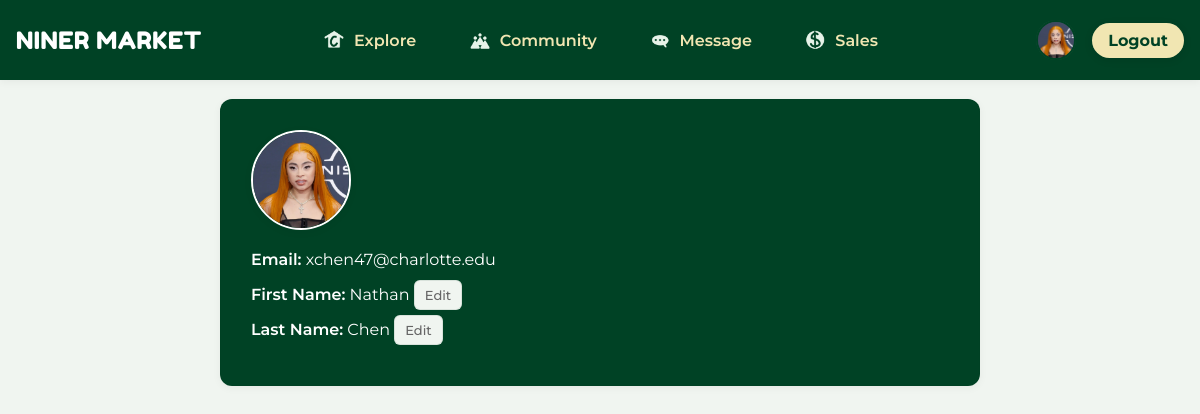
The page /profile/ (signed in) on the database its author committed.
### base/models.py (models this page shows, shortened)
class User(AbstractBaseUser, PermissionsMixin):
    email = models.EmailField(unique=True)
    first_name = models.CharField(max_length=30)
    last_name = models.CharField(max_length=30)
    profile_pic = models.ImageField(
        upload_to='static/images/profile_pics',
        null=True,
        blank=True,
        default='profile_pics/uncc-logo.png'
    )
    is_active = models.BooleanField(default=True)
    is_staff = models.BooleanField(default=False)
    objects = CustomUserManager()
    USERNAME_FIELD = 'email'
    REQUIRED_FIELDS = ['first_name', 'last_name']

### base/views.py (the view)
# urls.py: path('profile/', views.profile, name='profile'),
@login_required
def profile(request):
    return render(request, 'base/userprofile.html')

### base/templates/base/userprofile.html (shortened to what this page needs)
{% include 'navbar.html' %}
{% load static %}
{% block content %}
<link rel="stylesheet" href="{% static 'css/userprofile.css' %}">
<div class="container mt-5">
    <h2>User Profile</h2>
    <div class="card p-4 shadow-sm">
        <div class="d-flex align-items-center mb-3">
            <form method="post" enctype="multipart/form-data" action="{% url 'edit_profile_pic' %}">
                <label for="uploadProfilePic" style="cursor: pointer;">
                    <img src="{% if user.profile_pic %}{{ user.profile_pic.url }}{% else %}{% static 'images/emptyuserprofile.jpg' %}{% endif %}"
                            alt="Profile Picture" class="rounded-circle me-3 profile-pic-clickable" width="100" height="100">
                </label>
            </form>
        </div>
        <div class="mb-2">
            <strong>Email:</strong> {{ user.email }}
        </div>
        <div class="mb-2">
            <strong>First Name:</strong> {{ user.first_name }}
            <a href="{% url 'edit_first_name' %}" class="btn btn-sm btn-outline-secondary ms-2">Edit</a>
        </div>
        <div class="mb-2">
            <strong>Last Name:</strong> {{ user.last_name }}
            <a href="{% url 'edit_last_name' %}" class="btn btn-sm btn-outline-secondary ms-2">Edit</a>
        </div>
    </div>
</div>
{% endblock %}

### templates/navbar.html (shortened to what this page needs)
<!DOCTYPE html>
{% load static %}
<html lang="en">
<head>
    <link rel='stylesheet' href="{% static 'css/navbar.css' %}">
</head>
<body>
<div class="navbar">
    <div class="nav-left">
        <a href="{% url 'home' %}" class="logo">
            NINER MARKET
        </a>
    </div>
    <div class="nav-center">
        <div class="nav-icons" id="navMenu">
            <a href="{% url 'explore' %}" class="{% if request.path == '/explore/' %}active{% endif %}">
                <img src="{% static 'images/Home.png' %}" alt="explore"> Explore
            </a>
            <a href="{% url 'community' %}" class="{% if request.path == '/community/' %}active{% endif %}">
                <img src="{% static 'images/Community.png' %}" alt="community"> Community
            </a>
            <a href="{% url 'message' %}" class="{% if request.path == '/messages/' %}active{% endif %}">
                <img src="{% static 'images/Message.png' %}" alt="messages"> Message
            </a>
            <a href="{% url 'sales' %}" class="{% if request.path == '/sales/' %}active{% endif %}">
                <img src="{% static 'images/Sales.png' %}" alt="create listings"> Sales
            </a>
        </div>
    </div>
    <div class="nav-right">
        {% if user.is_authenticated %}
            <div class="desktop-buttons">
                <a href="{% url 'profile' %}" class="profile-icon">
                    <img src="{% if user.profile_pic %}{{ user.profile_pic.url }}{% else %}{% static 'images/emptyuserprofile.jpg' %}{% endif %}"
                         alt="Profile" class="nav-profile-pic">
                </a>
                <a href="{% url 'logout' %}" class="desktop-login">Logout</a>
            </div>
        {% else %}
            <a href="{% url 'login' %}" class="desktop-login">Login/Signup</a>
        {% endif %}
    </div>
</div>
</body>
</html>

### static/css/navbar.css (style rules this page uses)
:root { --color-main: #004225; --color-light-main: #00532e; --color-accent: #F1E6B2; --color-hover: #A49665; --color-white: #ffffff; --color-bg: #f0f5f0; --shadow-sm: 0 4px 12px rgba(0, 0, 0, 0.1); --shadow-md: 0 6px 18px rgba(0, 0, 0, 0.15); --transition-fast: 0.2s ease; --transition-medium: 0.3s ease; --transition-slow: 0.5s ease; }
* { margin: 0; padding: 0; box-sizing: border-box; font-family: "Montserrat", "Baloo 2", sans-serif; }
html { font-size: 62.5%; scroll-behavior: smooth; }
body { background: var(--color-bg); font-size: 1.6rem; min-height: 100vh; }
img { max-width: 100%; display: block; }
a { color: inherit; text-decoration: none; }
.navbar { position: fixed; top: 0; left: 0; right: 0; width: 100%; background-color: var(--color-main); padding: 0.75rem 1.6rem; display: flex; align-items: center; justify-content: space-between; box-shadow: var(--shadow-sm); z-index: 1000; height: 80px; flex-wrap: nowrap; transition: box-shadow var(--transition-medium), transform var(--transition-medium); border-radius: 0; }
.logo { font-family: "Fredoka One", cursive; font-size: 2.4rem; color: var(--color-white); letter-spacing: 0.5px; position: relative; overflow: hidden; transition: color var(--transition-medium), transform var(--transition-medium); }
.logo::after { content: ''; position: absolute; bottom: 0; left: 0; width: 0; height: 2px; background-color: var(--color-accent); transition: width var(--transition-medium); }
.nav-left { flex: 1; display: flex; align-items: center; }
.nav-center { flex: 2; display: flex; justify-content: center; align-items: center; }
.nav-right { flex: 1; display: flex; justify-content: flex-end; align-items: center; position: relative; }
.nav-icons { display: flex; align-items: center; gap: 2.4rem; }
.nav-icons a { color: var(--color-accent); font-weight: 600; padding: 1.2rem 1.6rem; border-radius: 8px; transition: all var(--transition-medium); display: flex; align-items: center; gap: 1rem; font-size: 1.6rem; position: relative; overflow: hidden; }
.nav-icons a::before { content: ''; position: absolute; bottom: 0; left: 50%; width: 0; height: 3px; background-color: var(--color-accent); transition: width var(--transition-medium), left var(--transition-medium); opacity: 0; }
.nav-icons img { width: 2rem; height: 2rem; transition: transform var(--transition-medium); }
.desktop-buttons { display: flex; align-items: center; gap: 1.6rem; }
.profile-icon { display: flex; align-items: center; justify-content: center; width: 4rem; height: 4rem; border-radius: 50%; background-color: rgba(255, 255, 255, 0.1); transition: all var(--transition-medium); }
.desktop-login, .mobile-login, .mobile-profile { color: var(--color-accent) !important; }
.desktop-login { display: flex; background-color: var(--color-accent); color: var(--color-main) !important; padding: 0.8rem 1.6rem; border: none; border-radius: 999px; font-weight: bold; transition: all var(--transition-medium); max-width: 100%; box-shadow: 0 2px 8px rgba(0, 0, 0, 0.1); }
.nav-profile-pic { width: 40px; height: 40px; border-radius: 50%; object-fit: cover; border: 2px solid var(--color-main); transition: transform 0.2s ease; }

### rows shown on the page
User: profile_pic (picture), email "xchen47@charlotte.edu", first_name "Nathan", last_name "Chen"
